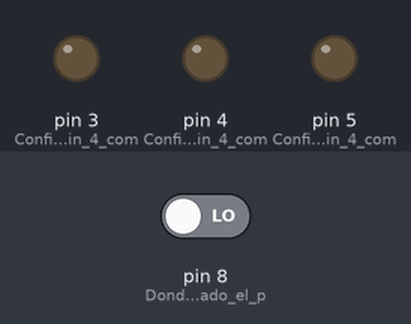
Simulated run of this sketch. Board: Arduino Uno, built with avr-gcc and run on an emulated ATmega328P. Parts: output pins drawn as LEDs (lit = HIGH). The test bench sets the inputs (shaded band); at power-on: pin 8 (Donde_está_conectado_el_p) LOW.

Above: at 1.2 s.
1.3 s: pin 8 (Donde_está_conectado_el_p) driven HIGH
At 2.1 s:
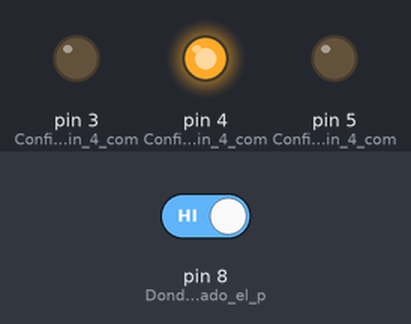
At 3.2 s:
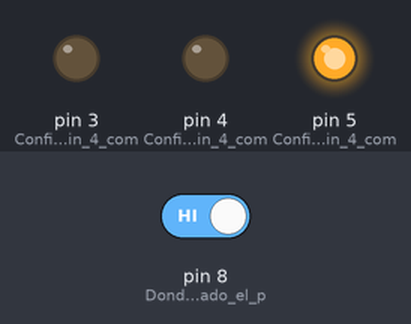
4.3 s: pin 8 (Donde_está_conectado_el_p) driven LOW
At 4.6 s:
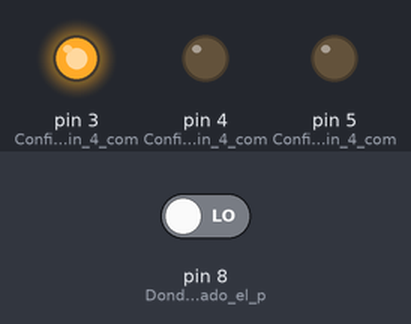
Timing chart, 0 to 7.3 s (numbered marks = the images above; inputs shaded):
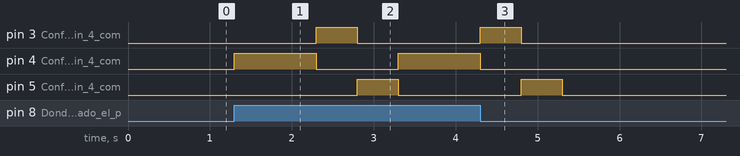

Measured:
- after the input at 1.3 s, pin 3 (Configuramos_el_pin_4_com): LOW → HIGH after 1.0 s, → LOW 0.50 s later; pin 4 (Configuramos_el_pin_4_com): LOW → HIGH at once, → LOW 1.0 s later, → HIGH 1.0 s later; pin 5 (Configuramos_el_pin_4_com): LOW → HIGH after 1.5 s, → LOW 0.50 s later
- after the input at 4.3 s, pin 3 (Configuramos_el_pin_4_com): goes on until 4.8 s, then stays LOW; pin 4 (Configuramos_el_pin_4_com): goes on until 4.3 s, then stays LOW; pin 5 (Configuramos_el_pin_4_com): goes on until 5.3 s, then stays LOW

The sketch:

Leds_-_3.ino
```cpp
int estadoBoton=0;           //Guardará el estado del botón (HIGH ó LOW)

void setup(){
  pinMode(4,OUTPUT);     //Configuramos el pin 4 como salida
  pinMode(3,OUTPUT);     //Configuramos el pin 4 como salida
  pinMode(5,OUTPUT);     //Configuramos el pin 4 como salida
  pinMode(8,INPUT);           //Donde está conectado el pulsador
}
void loop(){
 estadoBoton=digitalRead(8);  //Lee el estado del pin 8
  if (estadoBoton == HIGH) {     //Si se detecta que el botón está pulsado,
  digitalWrite(4,HIGH);       //Decimos que se encienda el LED
  delay(1000);                //Esperamos un segundo (100ms)
  digitalWrite(4,LOW);       //Decimos que se apague el LED

  digitalWrite(3,HIGH);       //Decimos que se encienda el LED
  delay(500);                //Esperamos un segundo (10ms)
  digitalWrite(3,LOW);       //Decimos que se apague el LED

  digitalWrite(5,HIGH);       //Decimos que se encienda el LED
  delay(500);                //Esperamos un segundo (50ms)
  digitalWrite(5,LOW);       //Decimos que se apague el LED
}
}
```
